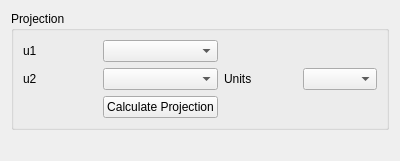
<?xml version="1.0" encoding="UTF-8"?>
<ui version="4.0">
 <class>Form</class>
 <widget class="QWidget" name="Form">
  <property name="geometry">
   <rect>
    <x>0</x>
    <y>0</y>
    <width>400</width>
    <height>160</height>
   </rect>
  </property>
  <property name="windowTitle">
   <string>Form</string>
  </property>
  <layout class="QGridLayout" name="gridLayout_2">
   <item row="0" column="0">
    <widget class="QGroupBox" name="groupBox">
     <property name="title">
      <string>Projection</string>
     </property>
     <layout class="QVBoxLayout" name="verticalLayout_4">
      <item>
       <layout class="QGridLayout" name="gridLayout">
        <property name="sizeConstraint">
         <enum>QLayout::SetNoConstraint</enum>
        </property>
        <item row="0" column="0">
         <widget class="QLabel" name="label_208">
          <property name="text">
           <string>u1</string>
          </property>
         </widget>
        </item>
        <item row="0" column="1">
         <widget class="QComboBox" name="cmbPowderU1"/>
        </item>
        <item row="1" column="0">
         <widget class="QLabel" name="label_210">
          <property name="text">
           <string>u2</string>
          </property>
         </widget>
        </item>
        <item row="1" column="1">
         <widget class="QComboBox" name="cmbPowderU2"/>
        </item>
        <item row="1" column="2">
         <widget class="QLabel" name="label">
          <property name="text">
           <string>Units</string>
          </property>
         </widget>
        </item>
        <item row="1" column="3">
         <widget class="QComboBox" name="cmbPowderUnits"/>
        </item>
        <item row="2" column="1">
         <widget class="QPushButton" name="btnPowderCalculateProjection">
          <property name="text">
           <string>Calculate Projection</string>
          </property>
         </widget>
        </item>
       </layout>
      </item>
     </layout>
    </widget>
   </item>
   <item row="1" column="0">
    <widget class="QLabel" name="error_msg">
     <property name="text">
      <string/>
     </property>
    </widget>
   </item>
  </layout>
 </widget>
 <resources/>
 <connections/>
</ui>
